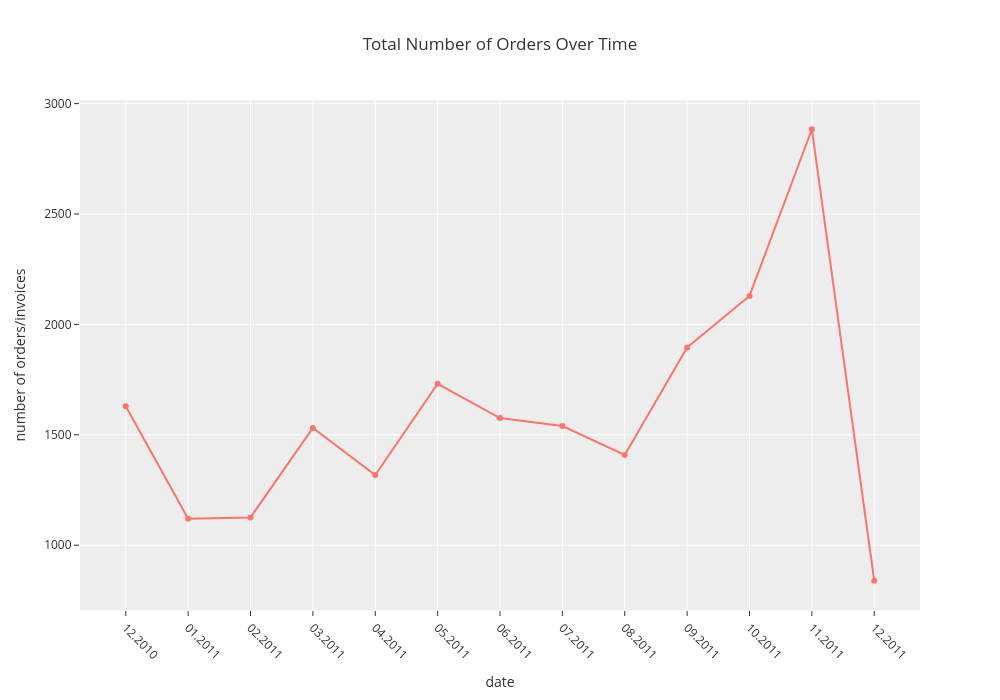

The cell this chart's notebook holds for it:
### Code cell
import plotly.graph_objects as go

fig = go.Figure()

fig.add_trace(go.Scatter(
    x=[x.strftime('%m.%Y') for x in monthly_orders_df.index],
    y=monthly_orders_df.values,
    mode='lines+markers'
))

fig.update_layout(
    title='Total Number of Orders Over Time',
    xaxis_title='date',
    yaxis_title='number of orders/invoices',
    xaxis=dict(tickangle=45),
    width=1000,
    height=700,
    template='ggplot2'
)

fig.show()

### Figure 1 — Plotly figure (JSON) as saved in the notebook; plotly's stock layout.template omitted (floating-point values rounded to 4 significant figures)
{"data": [{"mode": "lines+markers", "type": "scatter", "x": ["12.2010", "01.2011", "02.2011", "03.2011", "04.2011", "05.2011", "06.2011", "07.2011", "08.2011", "09.2011", "10.2011", "11.2011", "12.2011"], "y": [1629, 1120, 1126, 1531, 1318, 1731, 1576, 1540, 1409, 1896, 2129, 2884, 839]}], "layout": {"height": 700, "title": {"text": "Total Number of Orders Over Time"}, "width": 1000, "xaxis": {"tickangle": 45, "title": {"text": "date"}}, "yaxis": {"title": {"text": "number of orders/invoices"}}}}
